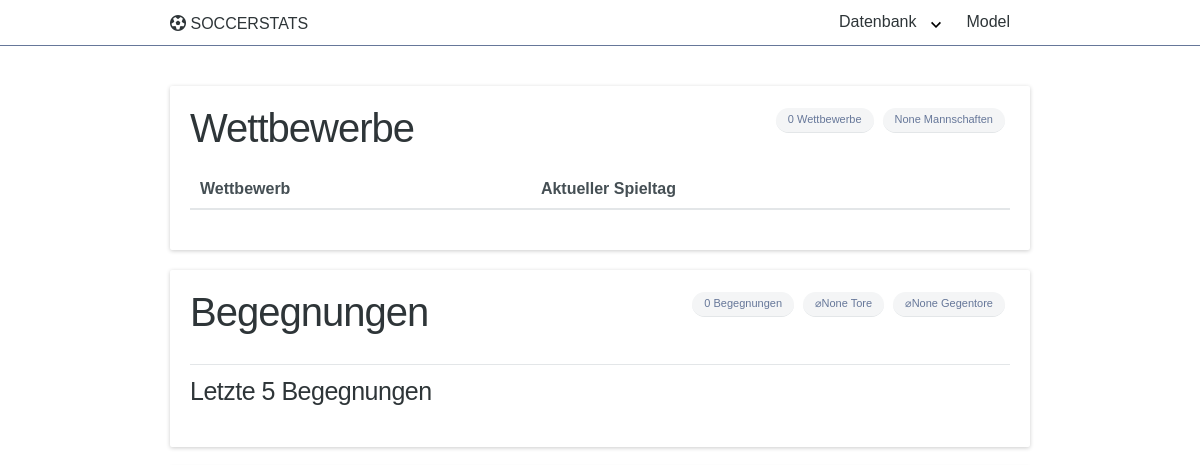
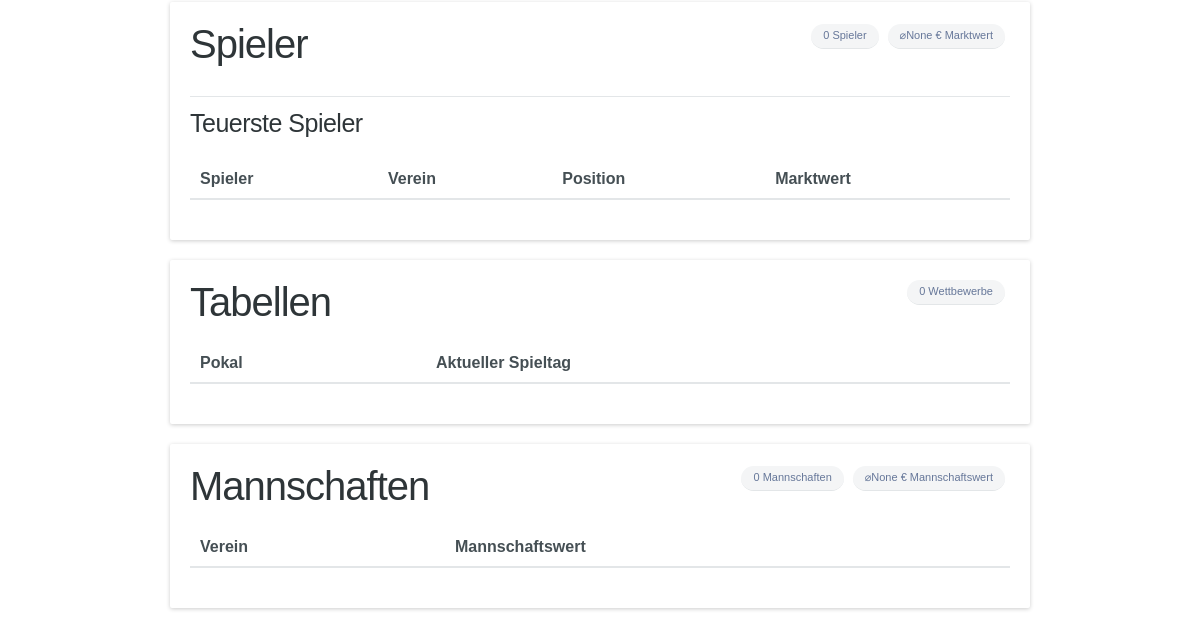
/, run on an earlier commit of the app's database (2 pictures, top to bottom).
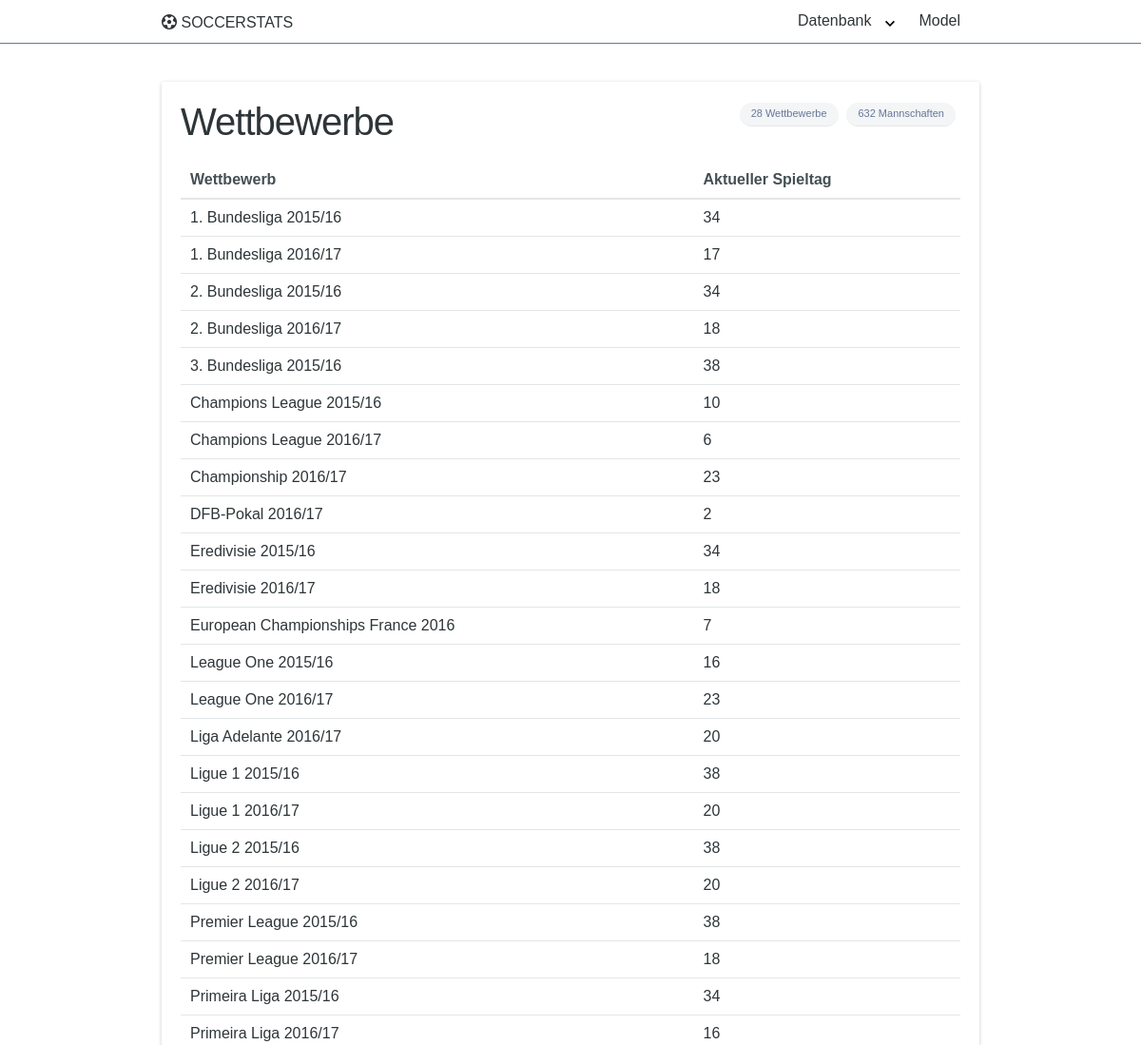
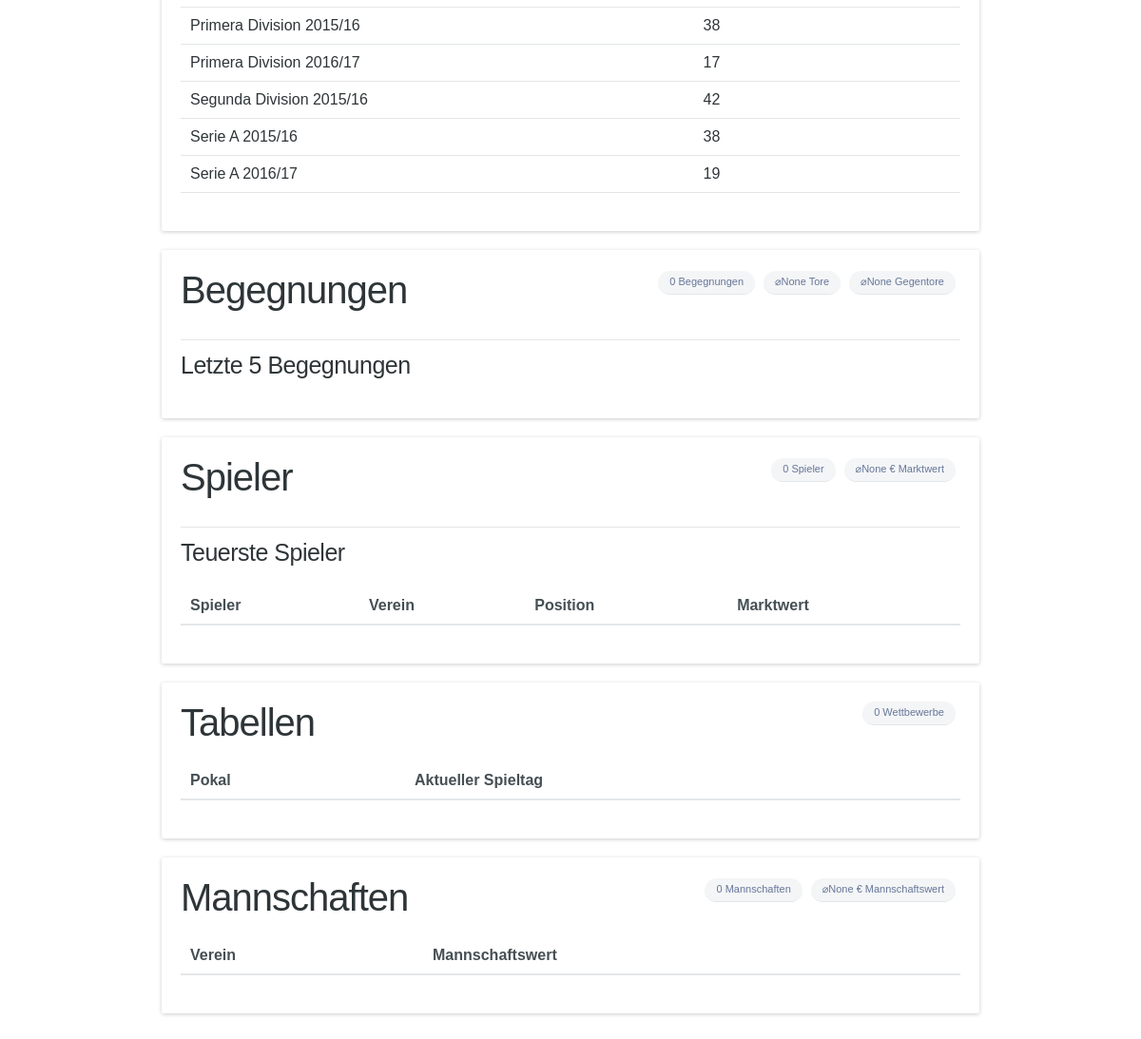
And on a later commit of the database (2 pictures, top to bottom).
### competition/models.py (models this page shows, shortened)
class Competition(models.Model):
    id = models.PositiveSmallIntegerField(primary_key=True)
    is_cup = models.BooleanField()
    caption = models.CharField(max_length=255)
    league = models.CharField(max_length=255)
    year = models.IntegerField(choices=[(y, y) for y in range(2015, datetime.now().year + 1)])
    current_matchday = models.PositiveSmallIntegerField()
    number_of_matchdays = models.PositiveSmallIntegerField()
    number_of_teams = models.PositiveSmallIntegerField()
    number_of_games = models.PositiveSmallIntegerField()
    last_updated = models.DateTimeField()
    class Meta:
        ordering = ['caption']
        get_latest_by = 'last_updated'

### SoccerStats/views.py (the view)
# urls.py: url(r'^$', views.index, name='index'),
def index(request):
    from competition.models import Competition
    from fixture.models import Fixture
    from player.models import Player
    from team.models import Team
    from django.db.models import Avg, Sum, DecimalField
    from table.utils import get_tables_current_matchday
    tables_current_matchday = get_tables_current_matchday()
    return render(request, 'SoccerStats/index.html', {
        'competition': {
            'list': Competition.objects.only('id', 'caption', 'current_matchday'),
            'count': Competition.objects.count(),
            'team': Competition.objects.aggregate(count=Sum('number_of_teams')),
        },
        'fixture': {
            'count': Fixture.objects.count(),
            'last_five': Fixture.objects.filter(status='FINISHED').order_by('-date')[:5],
            'result_avg': Fixture.objects.aggregate(
                goals_home_team=Avg(
                    'result__goals_home_team',
                    output_field=DecimalField(decimal_places=2),
                ),
                goals_away_team=Avg(
                    'result__goals_away_team',
                    output_field=DecimalField(decimal_places=2),
                ),
            )
        },
        'player': {
            'count': Player.objects.count(),
            'market_value': Player.objects.aggregate(
                avg=Avg(
                    'market_value',
                    output_field=DecimalField(decimal_places=2),
                ),
            ),
            'best_five': Player.objects.order_by('-market_value')[:5],
        },
        'table': {
            'list': tables_current_matchday,
            'count': len(list(tables_current_matchday)),
        },
        'team': {
            'count': Team.objects.count(),
            'squad_market_value': Team.objects.aggregate(
                avg=Avg(
                    'squad_market_value',
                    output_field=DecimalField(decimal_places=2),
                )
            ),
            'best_five': Team.objects.order_by('-squad_market_value')[:5],
        }
    })

### table/utils.py (called while the page is built)
def get_tables_current_matchday():
    return Table.objects.raw('''
            SELECT table1.id, table1.league_caption, table1.matchday
            FROM table_table table1, (
              SELECT league_caption, MAX(matchday) AS current_matchday
              FROM table_table
              GROUP BY league_caption
            ) AS table2
            WHERE table1.league_caption = table2.league_caption
            AND table1.matchday = table2.current_matchday
            ''')

### templates/SoccerStats/index.html (shortened to what this page needs)
{% extends 'SoccerStats/base.html' %}
{% load humanize %}
{% block content %}
    <card>
        <grid>
            <div col="1/3">
                <h1>Wettbewerbe</h1>
            </div>
            <div col="2/3" txt="r">
                <tag>{{ competition.count }} Wettbewerbe</tag>
                <tag>{{ competition.team.count }} Mannschaften</tag>
            </div>
        </grid>
        <table>
            <thead>
            <tr>
                <th>Wettbewerb</th>
                <th>Aktueller Spieltag</th>
            </tr>
            </thead>
            <tbody>
            {% for competition in competition.list %}
                <tr onclick="document.location.href = '{% url 'competition:detail' competition.id %}'"
                    style="cursor: hand">
                    <td>{{ competition.caption }}</td>
                    <td>{{ competition.current_matchday }}</td>
                </tr>
            {% endfor %}
            </tbody>
        </table>
    </card>
    <card>
        <grid>
            <div col="1/3">
                <h1>Begegnungen</h1>
            </div>
            <div col="2/3" txt="r">
                <tag>{{ fixture.count }} Begegnungen</tag>
                <tag>⌀{{ fixture.result_avg.goals_home_team }} Tore</tag>
                <tag>⌀{{ fixture.result_avg.goals_away_team }} Gegentore</tag>
            </div>
        </grid>
        <hr>
        <h3>Letzte 5 Begegnungen</h3>
    </card>
    <card>
        <grid>
            <div col="1/3">
                <h1>Spieler</h1>
            </div>
            <div col="2/3" txt="r">
                <tag>{{ player.count }} Spieler</tag>
                <tag>⌀{{ player.market_value.avg|intword }} € Marktwert</tag>
            </div>
        </grid>
        <hr>
        <h3>Teuerste Spieler</h3>
        <table>
            <thead>
            <tr>
                <th>Spieler</th>
                <th>Verein</th>
                <th>Position</th>
                <th>Marktwert</th>
            </tr>
            </thead>
        </table>
    </card>
    <card>
        <grid>
            <div col="1/3">
                <h1>Tabellen</h1>
            </div>
            <div col="2/3" txt="r">
                <tag>{{ table.count }} Wettbewerbe</tag>
            </div>
        </grid>
        <table>
            <thead>
            <tr>
                <th>Pokal</th>
                <th>Aktueller Spieltag</th>
            </tr>
            </thead>
        </table>
    </card>
    <card>
        <grid>
            <div col="1/3">
                <h1>Mannschaften</h1>
            </div>
            <div col="2/3" txt="r">
                <tag>{{ team.count }} Mannschaften</tag>
                <tag>⌀{{ team.squad_market_value.avg|intword }} € Mannschaftswert</tag>
            </div>
        </grid>
        <table>
            <thead>
            <tr>
                <th>Verein</th>
                <th>Mannschaftswert</th>
            </tr>
            </thead>
        </table>
    </card>
{% endblock %}

What changed in the data, as far as the page shows it:
added Competition: caption "1. Bundesliga 2015/16", current_matchday "34"
added Competition: caption "1. Bundesliga 2016/17", current_matchday "17"
added Competition: caption "2. Bundesliga 2015/16", current_matchday "34"
added Competition: caption "2. Bundesliga 2016/17", current_matchday "18"
added Competition: caption "3. Bundesliga 2015/16", current_matchday "38"
added Competition: caption "Champions League 2015/16", current_matchday "10"
added Competition: caption "Champions League 2016/17", current_matchday "6"
added Competition: caption "Championship 2016/17", current_matchday "23"
added Competition: caption "DFB-Pokal 2016/17", current_matchday "2"
added Competition: caption "Eredivisie 2015/16", current_matchday "34"
added Competition: caption "Eredivisie 2016/17", current_matchday "18"
added Competition: caption "European Championships France 2016", current_matchday "7"
added Competition: caption "League One 2015/16", current_matchday "16"
added Competition: caption "League One 2016/17", current_matchday "23"
added Competition: caption "Liga Adelante 2016/17", current_matchday "20"
added Competition: caption "Ligue 1 2015/16", current_matchday "38"
added Competition: caption "Ligue 1 2016/17", current_matchday "20"
added Competition: caption "Ligue 2 2015/16", current_matchday "38"
added Competition: caption "Ligue 2 2016/17", current_matchday "20"
added Competition: caption "Premier League 2015/16", current_matchday "38"
added Competition: caption "Premier League 2016/17", current_matchday "18"
added Competition: caption "Primeira Liga 2015/16", current_matchday "34"
added Competition: caption "Primeira Liga 2016/17", current_matchday "16"
added Competition: caption "Primera Division 2015/16", current_matchday "38"
added Competition: caption "Primera Division 2016/17", current_matchday "17"
added Competition: caption "Segunda Division 2015/16", current_matchday "42"
added Competition: caption "Serie A 2015/16", current_matchday "38"
added Competition: caption "Serie A 2016/17", current_matchday "19"
Also different on the page:
{{ competition.count }}: "0" → "28"
{{ competition.team.count }}: "None" → "632"
